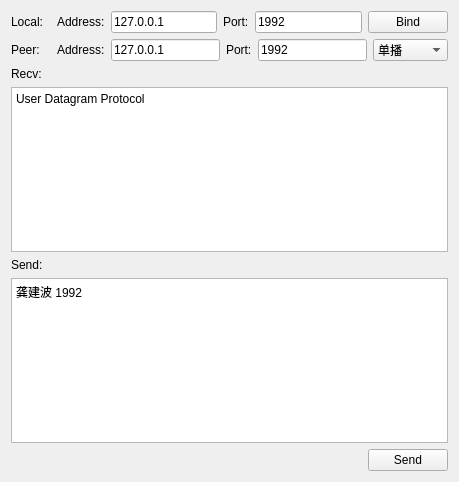
<?xml version="1.0" encoding="UTF-8"?>
<ui version="4.0">
 <class>Widget</class>
 <widget class="QWidget" name="Widget">
  <property name="geometry">
   <rect>
    <x>0</x>
    <y>0</y>
    <width>459</width>
    <height>482</height>
   </rect>
  </property>
  <property name="windowTitle">
   <string>Widget</string>
  </property>
  <layout class="QVBoxLayout" name="verticalLayout">
   <item>
    <layout class="QHBoxLayout" name="horizontalLayout">
     <item>
      <widget class="QLabel" name="label_5">
       <property name="minimumSize">
        <size>
         <width>40</width>
         <height>0</height>
        </size>
       </property>
       <property name="maximumSize">
        <size>
         <width>40</width>
         <height>16777215</height>
        </size>
       </property>
       <property name="text">
        <string>Local:</string>
       </property>
      </widget>
     </item>
     <item>
      <widget class="QLabel" name="label">
       <property name="text">
        <string>Address:</string>
       </property>
      </widget>
     </item>
     <item>
      <widget class="QLineEdit" name="editLocalAddress">
       <property name="text">
        <string>127.0.0.1</string>
       </property>
      </widget>
     </item>
     <item>
      <widget class="QLabel" name="label_2">
       <property name="text">
        <string>Port:</string>
       </property>
      </widget>
     </item>
     <item>
      <widget class="QLineEdit" name="editLocalPort">
       <property name="text">
        <string>1992</string>
       </property>
      </widget>
     </item>
     <item>
      <widget class="QPushButton" name="btnBind">
       <property name="text">
        <string>Bind</string>
       </property>
      </widget>
     </item>
    </layout>
   </item>
   <item>
    <layout class="QHBoxLayout" name="horizontalLayout_3">
     <item>
      <widget class="QLabel" name="label_6">
       <property name="minimumSize">
        <size>
         <width>40</width>
         <height>0</height>
        </size>
       </property>
       <property name="maximumSize">
        <size>
         <width>40</width>
         <height>16777215</height>
        </size>
       </property>
       <property name="text">
        <string>Peer:</string>
       </property>
      </widget>
     </item>
     <item>
      <widget class="QLabel" name="label_7">
       <property name="text">
        <string>Address:</string>
       </property>
      </widget>
     </item>
     <item>
      <widget class="QLineEdit" name="editPeerAddress">
       <property name="text">
        <string>127.0.0.1</string>
       </property>
      </widget>
     </item>
     <item>
      <widget class="QLabel" name="label_8">
       <property name="text">
        <string>Port:</string>
       </property>
      </widget>
     </item>
     <item>
      <widget class="QLineEdit" name="editPeerPort">
       <property name="text">
        <string>1992</string>
       </property>
      </widget>
     </item>
     <item>
      <widget class="QComboBox" name="comboBox">
       <property name="minimumSize">
        <size>
         <width>75</width>
         <height>0</height>
        </size>
       </property>
       <item>
        <property name="text">
         <string>单播</string>
        </property>
       </item>
       <item>
        <property name="text">
         <string>广播</string>
        </property>
       </item>
       <item>
        <property name="text">
         <string>组播</string>
        </property>
       </item>
      </widget>
     </item>
    </layout>
   </item>
   <item>
    <widget class="QLabel" name="label_3">
     <property name="text">
      <string>Recv:</string>
     </property>
    </widget>
   </item>
   <item>
    <widget class="QTextEdit" name="textRecv">
     <property name="html">
      <string>&lt;!DOCTYPE HTML PUBLIC &quot;-//W3C//DTD HTML 4.0//EN&quot; &quot;http://www.w3.org/TR/REC-html40/strict.dtd&quot;&gt;
&lt;html&gt;&lt;head&gt;&lt;meta name=&quot;qrichtext&quot; content=&quot;1&quot; /&gt;&lt;style type=&quot;text/css&quot;&gt;
p, li { white-space: pre-wrap; }
&lt;/style&gt;&lt;/head&gt;&lt;body style=&quot; font-family:'SimSun'; font-size:9pt; font-weight:400; font-style:normal;&quot;&gt;
&lt;p style=&quot; margin-top:0px; margin-bottom:0px; margin-left:0px; margin-right:0px; -qt-block-indent:0; text-indent:0px;&quot;&gt;User Datagram Protocol&lt;/p&gt;&lt;/body&gt;&lt;/html&gt;</string>
     </property>
    </widget>
   </item>
   <item>
    <widget class="QLabel" name="label_4">
     <property name="text">
      <string>Send:</string>
     </property>
    </widget>
   </item>
   <item>
    <widget class="QTextEdit" name="textSend">
     <property name="html">
      <string>&lt;!DOCTYPE HTML PUBLIC &quot;-//W3C//DTD HTML 4.0//EN&quot; &quot;http://www.w3.org/TR/REC-html40/strict.dtd&quot;&gt;
&lt;html&gt;&lt;head&gt;&lt;meta name=&quot;qrichtext&quot; content=&quot;1&quot; /&gt;&lt;style type=&quot;text/css&quot;&gt;
p, li { white-space: pre-wrap; }
&lt;/style&gt;&lt;/head&gt;&lt;body style=&quot; font-family:'SimSun'; font-size:9pt; font-weight:400; font-style:normal;&quot;&gt;
&lt;p style=&quot; margin-top:0px; margin-bottom:0px; margin-left:0px; margin-right:0px; -qt-block-indent:0; text-indent:0px;&quot;&gt;龚建波 1992&lt;/p&gt;&lt;/body&gt;&lt;/html&gt;</string>
     </property>
    </widget>
   </item>
   <item>
    <layout class="QHBoxLayout" name="horizontalLayout_2">
     <item>
      <spacer name="horizontalSpacer">
       <property name="orientation">
        <enum>Qt::Horizontal</enum>
       </property>
       <property name="sizeHint" stdset="0">
        <size>
         <width>40</width>
         <height>20</height>
        </size>
       </property>
      </spacer>
     </item>
     <item>
      <widget class="QPushButton" name="btnSend">
       <property name="text">
        <string>Send</string>
       </property>
      </widget>
     </item>
    </layout>
   </item>
  </layout>
 </widget>
 <resources/>
 <connections/>
</ui>
